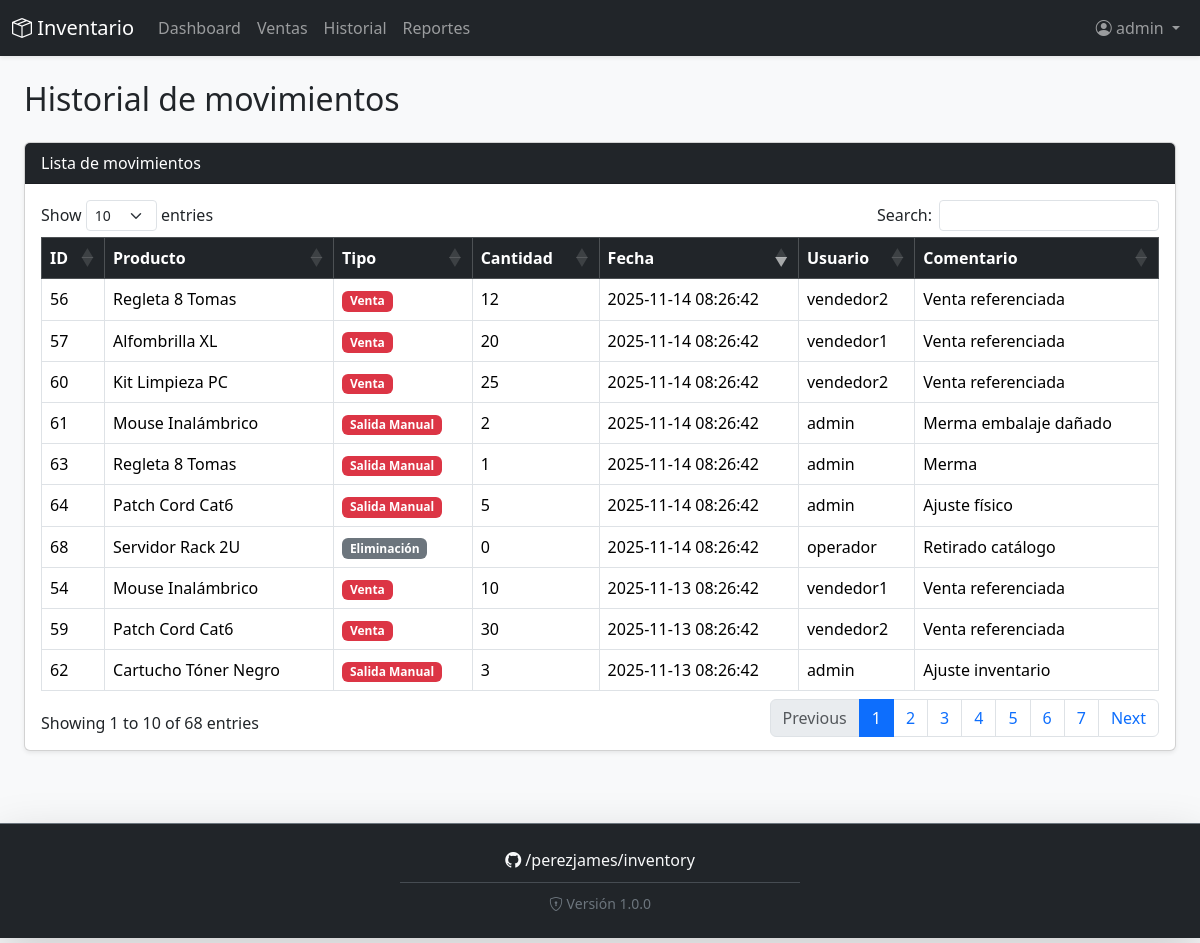
The app's page /historial.php (signed in) with its own data.
### tables this page shows
CREATE TABLE movimientos (
  id INT AUTO_INCREMENT PRIMARY KEY,
  producto_id INT NOT NULL,
  tipo ENUM('entrada','salida','venta','eliminacion','edicion') NOT NULL,
  cantidad INT NOT NULL DEFAULT 0,
  fecha DATETIME NOT NULL DEFAULT CURRENT_TIMESTAMP,
  usuario_id INT NULL DEFAULT NULL,
  comentario VARCHAR(255),
  INDEX idx_mov_producto (producto_id),
  INDEX idx_mov_fecha (fecha),
  INDEX idx_mov_usuario (usuario_id),
  CONSTRAINT fk_mov_producto FOREIGN KEY (producto_id) REFERENCES productos(id) ON DELETE CASCADE,
  CONSTRAINT fk_mov_usuario FOREIGN KEY (usuario_id) REFERENCES usuarios(id) ON DELETE SET NULL
);

CREATE TABLE productos (
  id INT AUTO_INCREMENT PRIMARY KEY,
  nombre VARCHAR(150) NOT NULL,
  categoria VARCHAR(100) NOT NULL,
  cantidad INT NOT NULL DEFAULT 0,
  precio DECIMAL(12,2) NOT NULL DEFAULT 0.00,
  fecha_ingreso DATETIME NOT NULL DEFAULT CURRENT_TIMESTAMP,
  activo TINYINT(1) NOT NULL DEFAULT 1,
  INDEX idx_categoria (categoria),
  INDEX idx_fecha_ingreso (fecha_ingreso)
);

CREATE TABLE usuarios (
  id INT AUTO_INCREMENT PRIMARY KEY,
  usuario VARCHAR(100) NOT NULL UNIQUE,
  clave VARCHAR(255) NOT NULL,
  creado_en TIMESTAMP DEFAULT CURRENT_TIMESTAMP
);

### public/historial.php (the view, shortened to what this page needs)
<?php
require_once __DIR__ . '/../core/bootstrap.php';
$query = "
    SELECT
        m.id,
        p.nombre AS producto,
        m.tipo,
        m.cantidad,
        m.fecha,
        u.usuario AS nombre_usuario,
        m.comentario
    FROM movimientos m
    JOIN productos p ON m.producto_id = p.id
    LEFT JOIN usuarios u ON m.usuario_id = u.id
    ORDER BY m.fecha DESC
";
$movimientos = $conn->query($query);
require_once __DIR__ . '/../includes/header.php';
require_once __DIR__ . '/../includes/navbar.php';
?>
<div class="container-fluid p-4">
 <h2 class="mb-4">Historial de movimientos</h2>
  <div class="card shadow-sm">
    <div class="card-header bg-dark text-white d-flex justify-content-between align-items-center">
      <span>Lista de movimientos</span>
    </div>
    <div class="card-body table-container">
      <div class="table-responsive">
        <table id="tablaMovimientos" class="table table-bordered table-hover">
          <thead class="table-dark">
            <tr>
              <th>ID</th>
              <th>Producto</th>
              <th>Tipo</th>
              <th>Cantidad</th>
              <th>Fecha</th>
              <th>Usuario</th>
              <th>Comentario</th>
            </tr>
          </thead>
          <tbody>
            <?php if ($movimientos instanceof mysqli_result && $movimientos->num_rows > 0): ?>
              <?php while ($row = $movimientos->fetch_assoc()): ?>
                <tr>
                  <td><?= (int)$row['id'] ?></td>
                  <td><?= htmlspecialchars($row['producto'], ENT_QUOTES, 'UTF-8') ?></td>
                  <td>
                    <?php
                      $tipo = (string)$row['tipo'];
                      $map = [
                        'entrada'     => ['badge' => 'bg-success',   'texto' => 'Entrada'],
                        'salida'      => ['badge' => 'bg-danger',    'texto' => 'Salida Manual'],
                        'venta'       => ['badge' => 'bg-danger',    'texto' => 'Venta'],
                        'eliminacion' => ['badge' => 'bg-secondary', 'texto' => 'Eliminación'],
                        'edicion'     => ['badge' => 'bg-secondary', 'texto' => 'Edición'],
                      ];
                      $badge_class = $map[$tipo]['badge'] ?? 'bg-secondary';
                      $texto = $map[$tipo]['texto'] ?? ucwords($tipo);
                    ?>
                    <span class="badge <?= $badge_class ?>"><?= $texto ?></span>
                  </td>
                  <td><?= (int)$row['cantidad'] ?></td>
                  <td><?= htmlspecialchars($row['fecha'], ENT_QUOTES, 'UTF-8') ?></td>
                  <td><?= htmlspecialchars($row['nombre_usuario'] ?? 'Sistema', ENT_QUOTES, 'UTF-8') ?></td>
                  <td><?= htmlspecialchars($row['comentario'] ?? '', ENT_QUOTES, 'UTF-8') ?></td>
                </tr>
              <?php endwhile; ?>
            <?php else: ?>
              <tr><td colspan="7" class="text-center">No hay movimientos para mostrar.</td></tr>
            <?php endif; ?>
          </tbody>
        </table>
      </div>
    </div>
  </div>
</div>
<?php
require_once __DIR__ . '/../includes/footer.php';
?>
</body>
</html>

### includes/header.php (style rules this page uses)
body { background-color: #f8f9fa; }
.table-container { max-height: 60vh; overflow-y: auto; }
.card-header { position: sticky; top: 0; z-index: 10; }

### records on screen
movimientos: id "56", producto.nombre "Regleta 8 Tomas", tipo "Venta", cantidad "12", fecha "2025-11-14 08:26:42", usuario.usuario "vendedor2", comentario "Venta referenciada"
movimientos: id "57", producto.nombre "Alfombrilla XL", tipo "Venta", cantidad "20", fecha "2025-11-14 08:26:42", usuario.usuario "vendedor1", comentario "Venta referenciada"
movimientos: id "60", producto.nombre "Kit Limpieza PC", tipo "Venta", cantidad "25", fecha "2025-11-14 08:26:42", usuario.usuario "vendedor2", comentario "Venta referenciada"
movimientos: id "61", producto.nombre "Mouse Inalámbrico", tipo "Salida Manual", cantidad "2", fecha "2025-11-14 08:26:42", usuario.usuario "admin", comentario "Merma embalaje dañado"
movimientos: id "63", producto.nombre "Regleta 8 Tomas", tipo "Salida Manual", cantidad "1", fecha "2025-11-14 08:26:42", usuario.usuario "admin", comentario "Merma"
movimientos: id "64", producto.nombre "Patch Cord Cat6", tipo "Salida Manual", cantidad "5", fecha "2025-11-14 08:26:42", usuario.usuario "admin", comentario "Ajuste físico"
movimientos: id "68", producto.nombre "Servidor Rack 2U", tipo "Eliminación", cantidad "0", fecha "2025-11-14 08:26:42", usuario.usuario "operador", comentario "Retirado catálogo"
movimientos: id "54", producto.nombre "Mouse Inalámbrico", tipo "Venta", cantidad "10", fecha "2025-11-13 08:26:42", usuario.usuario "vendedor1", comentario "Venta referenciada"
movimientos: id "59", producto.nombre "Patch Cord Cat6", tipo "Venta", cantidad "30", fecha "2025-11-13 08:26:42", usuario.usuario "vendedor2", comentario "Venta referenciada"
movimientos: id "62", producto.nombre "Cartucho Tóner Negro", tipo "Salida Manual", cantidad "3", fecha "2025-11-13 08:26:42", usuario.usuario "admin", comentario "Ajuste inventario"

### other values on screen
$nombreUsuario "admin"
